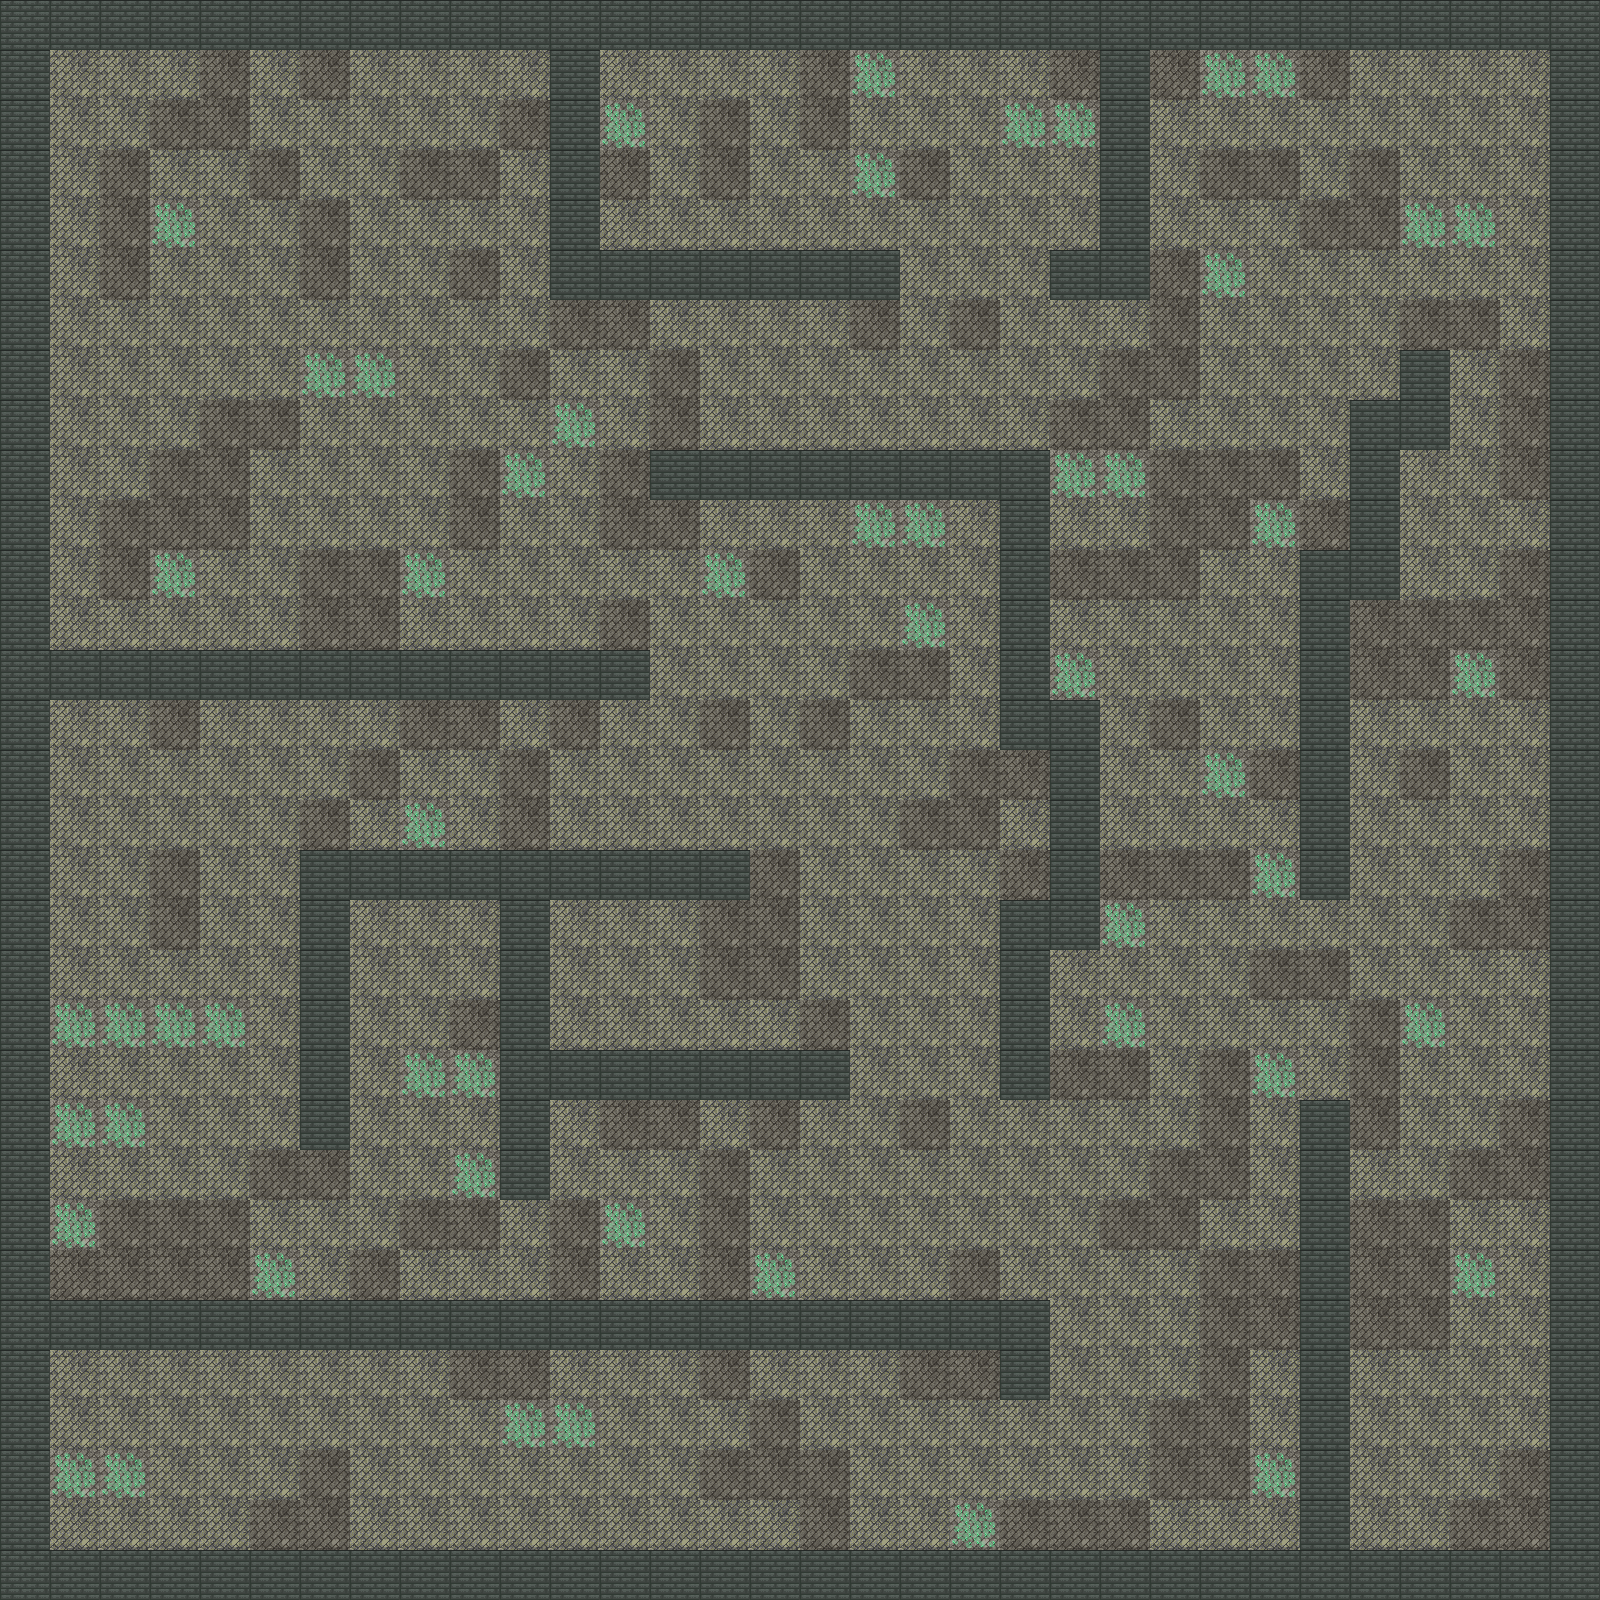

This game map was drawn from its Tiled (.tmx) file and the tilesets committed beside it. A one-line description and the full map source follow:
An orthogonal 32x32 tile map with 50x50 px tiles, 1 tile layer (Map), 2 tilesets and 38 objects (PlayerSpawn).

<map version="1.2" tiledversion="1.2.0" orientation="orthogonal" renderorder="right-down" width="32" height="32" tilewidth="50" tileheight="50" infinite="0" nextlayerid="3" nextobjectid="76">
 <tileset firstgid="1" source="Map.tsx" />
 <tileset firstgid="5" source="Objects.tsx" />
 <layer id="1" name="Map" width="32" height="32">
  <data encoding="csv">
4,4,4,4,4,4,4,4,4,4,4,4,4,4,4,4,4,4,4,4,4,4,4,4,4,4,4,4,4,4,4,4,
4,1,1,1,3,1,3,1,1,1,1,4,1,1,1,1,3,2,1,1,1,3,4,3,2,2,3,1,1,1,1,4,
4,1,1,3,3,1,1,1,1,1,3,4,2,1,3,1,3,1,1,1,2,2,4,1,1,1,1,1,1,1,1,4,
4,1,3,1,1,3,1,1,3,3,1,4,3,1,3,1,1,2,3,1,1,1,4,1,3,3,1,3,1,1,1,4,
4,1,3,2,1,1,3,1,1,1,1,4,1,1,1,1,1,1,1,1,1,1,4,1,1,1,3,3,2,2,1,4,
4,1,3,1,1,1,3,1,1,3,1,4,4,4,4,4,4,4,1,1,1,4,4,3,2,1,1,1,1,1,1,4,
4,1,1,1,1,1,1,1,1,1,1,3,3,1,1,1,1,3,1,3,1,1,1,3,1,1,1,1,3,3,1,4,
4,1,1,1,1,1,2,2,1,1,3,1,1,3,1,1,1,1,1,1,1,1,3,3,1,1,1,1,4,1,3,4,
4,1,1,1,3,3,1,1,1,1,1,2,1,3,1,1,1,1,1,1,1,3,3,1,1,1,1,4,4,1,3,4,
4,1,1,3,3,1,1,1,1,3,2,1,3,4,4,4,4,4,4,4,4,2,2,3,3,3,1,4,1,1,3,4,
4,1,3,3,3,1,1,1,1,3,1,1,3,3,1,1,1,2,2,1,4,1,1,3,3,2,3,4,1,1,1,4,
4,1,3,2,1,1,3,3,2,1,1,1,1,1,2,3,1,1,1,1,4,3,3,3,1,1,4,4,1,1,3,4,
4,1,1,1,1,1,3,3,1,1,1,1,3,1,1,1,1,1,2,1,4,1,1,1,1,1,4,3,3,3,3,4,
4,4,4,4,4,4,4,4,4,4,4,4,4,1,1,1,1,3,3,1,4,2,1,1,1,1,4,3,3,2,3,4,
4,1,1,3,1,1,1,1,3,3,1,3,1,1,3,1,3,1,1,1,4,4,1,3,1,1,4,1,1,1,1,4,
4,1,1,1,1,1,1,3,1,1,3,1,1,1,1,1,1,1,1,3,3,4,1,1,2,3,4,1,3,1,1,4,
4,1,1,1,1,1,3,1,2,1,3,1,1,1,1,1,1,1,3,3,1,4,1,1,1,1,4,1,1,1,1,4,
4,1,1,3,1,1,4,4,4,4,4,4,4,4,4,3,1,1,1,1,3,4,3,3,3,2,4,1,1,1,3,4,
4,1,1,3,1,1,4,1,1,1,4,1,1,1,3,3,1,1,1,1,4,4,2,1,1,1,1,1,1,3,3,4,
4,1,1,1,1,1,4,1,1,1,4,1,1,1,3,3,1,1,1,1,4,1,1,1,1,3,3,1,1,1,1,4,
4,2,2,2,2,1,4,1,1,3,4,1,1,1,1,1,3,1,1,1,4,1,2,1,1,1,1,3,2,1,1,4,
4,1,1,1,1,1,4,1,2,2,4,4,4,4,4,4,4,1,1,1,4,3,3,1,3,2,1,3,1,1,1,4,
4,2,2,1,1,1,4,1,1,1,4,1,3,3,1,3,1,1,3,1,1,1,1,1,3,1,4,3,1,1,3,4,
4,1,1,1,1,3,3,1,1,2,4,1,1,1,3,1,1,1,1,1,1,1,1,3,3,1,4,1,1,3,3,4,
4,2,3,3,3,1,1,1,3,3,1,3,2,1,3,1,1,1,1,1,1,1,3,3,1,1,4,3,3,1,1,4,
4,3,3,3,3,2,1,3,1,1,1,3,1,1,3,2,1,1,1,3,1,1,1,1,3,3,4,3,3,2,1,4,
4,4,4,4,4,4,4,4,4,4,4,4,4,4,4,4,4,4,4,4,4,1,1,1,3,3,4,3,3,1,1,4,
4,1,1,1,1,1,1,1,1,3,3,1,1,1,3,1,1,1,3,3,4,1,1,1,3,1,4,1,1,1,1,4,
4,1,1,1,1,1,1,1,1,1,2,2,1,1,1,3,1,1,1,1,1,1,1,3,3,1,4,1,1,1,1,4,
4,2,2,1,1,1,3,1,1,1,1,1,1,1,3,3,3,1,1,1,1,1,1,3,3,2,4,1,1,1,3,4,
4,1,1,1,1,3,3,1,1,1,1,1,1,1,1,1,3,1,1,2,3,3,3,1,1,1,4,1,1,3,3,4,
4,4,4,4,4,4,4,4,4,4,4,4,4,4,4,4,4,4,4,4,4,4,4,4,4,4,4,4,4,4,4,4
</data>
 </layer>
 <objectgroup id="2" name="Objects">
  <object id="6" name="PlayerSpawn" gid="8" x="196.333" y="249.333" width="50" height="50" />
  <object id="8" gid="7" x="103.667" y="556" width="50" height="50" />
  <object id="10" gid="5" x="825.334" y="701.334" width="75" height="75" />
  <object id="11" gid="6" x="138" y="1134.67" width="55" height="55" />
  <object id="12" gid="6" x="389.333" y="1258.34" width="55" height="55" />
  <object id="13" gid="6" x="766.333" y="1016.33" width="55" height="55" />
  <object id="14" gid="7" x="876.333" y="913" width="50" height="50" />
  <object id="15" gid="7" x="527.667" y="604.667" width="50" height="50" />
  <object id="16" gid="7" x="1199.67" y="408.333" width="50" height="50" />
  <object id="17" gid="6" x="1340.67" y="250.333" width="55" height="55" />
  <object id="18" gid="6" x="1421" y="821" width="55" height="55" />
  <object id="19" gid="6" x="1185" y="764" width="55" height="55" />
  <object id="20" gid="5" x="1418.33" y="1395.67" width="75" height="75" />
  <object id="21" gid="6" x="1135" y="1497" width="55" height="55" />
  <object id="22" gid="6" x="784" y="1494" width="55" height="55" />
  <object id="23" gid="6" x="237.333" y="1447.66" width="55" height="55" />
  <object id="24" gid="6" x="240.667" y="1524" width="55" height="55" />
  <object id="25" gid="9" x="71" y="125" width="50" height="59" />
  <object id="27" gid="9" x="79" y="1419.67" width="50" height="59" />
  <object id="31" gid="9" x="1453.67" y="145" width="50" height="59" />
  <object id="32" gid="10" x="925" y="151" width="55" height="55" />
  <object id="35" gid="10" x="401" y="1041.67" width="55" height="55" />
  <object id="36" gid="10" x="1430.33" y="1469.67" width="55" height="55" />
  <object id="40" gid="9" x="1383" y="1035.67" width="50" height="59" />
  <object id="41" gid="9" x="1463" y="1038.33" width="50" height="59" />
  <object id="45" gid="9" x="800.334" y="181" width="50" height="59" />
  <object id="46" gid="9" x="940.333" y="1238.33" width="50" height="59" />
  <object id="49" gid="9" x="1436.33" y="1538.33" width="50" height="59" />
  <object id="51" gid="9" x="1488.33" y="1461.17" width="50" height="59" />
  <object id="56" gid="9" x="169.667" y="794.5" width="50" height="59" />
  <object id="58" gid="7" x="1464.33" y="580.333" width="50" height="50" />
  <object id="59" gid="9" x="88.3333" y="1269.17" width="50" height="59" />
  <object id="60" gid="6" x="201.833" y="1073.83" width="55" height="55" />
  <object id="61" gid="6" x="109.833" y="1060.5" width="55" height="55" />
  <object id="69" gid="9" x="403" y="991.833" width="50" height="59" />
  <object id="72" gid="9" x="79" y="1534.5" width="50" height="59" />
  <object id="74" gid="9" x="1379" y="1467.83" width="50" height="59" />
  <object id="75" gid="6" x="832.5" y="400.5" width="55" height="55" />
 </objectgroup>
</map>
